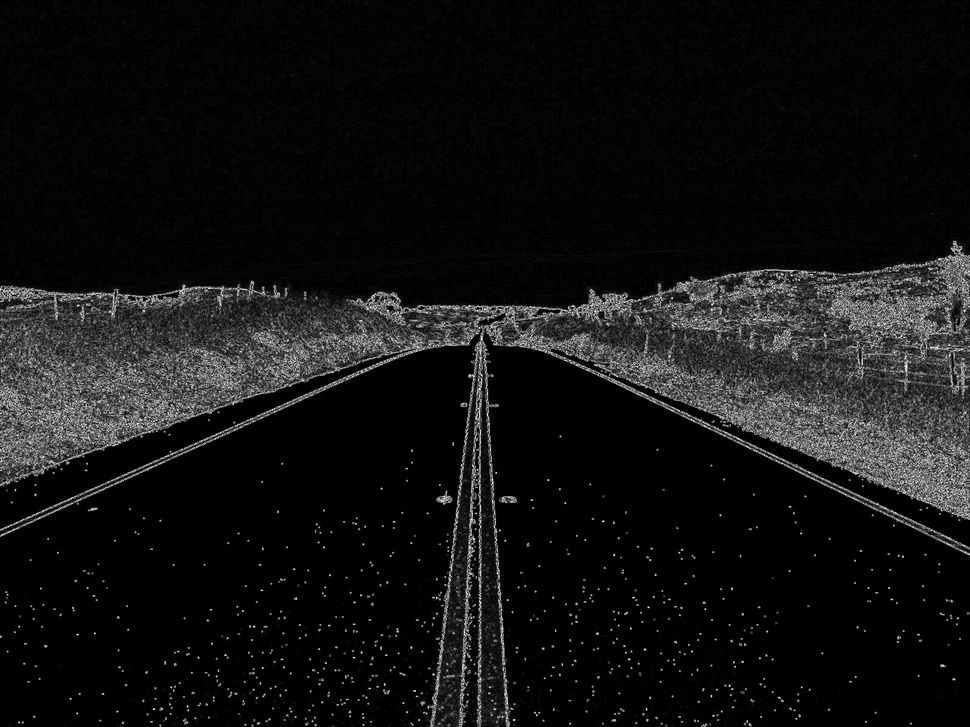
#> input picture HW3/embedded_system/picture/sobel_result.jpg, 970 x 727 px, shrunk from 1600 x 1200 before the run, found by its file name
$ python lbp.py
#> lines starting #> are read from the running program, lines starting #| are printed output that depends on the picture
import numpy as np
import cv2
from matplotlib import pyplot as plt
from skimage.feature import local_binary_pattern

def apply_lbp(input_image_path, points=8, radius=1):
    # 讀取輸入圖片
#> called with input_image_path = 'sobel_result.jpg', points = 8, radius = 1
    img = cv2.imread(input_image_path, cv2.IMREAD_GRAYSCALE)
#> img is the input picture: shape (727, 970); min 0, max 255, mean 18.8

    # 計算LBP
    lbp = local_binary_pattern(img, points, radius, method="uniform")
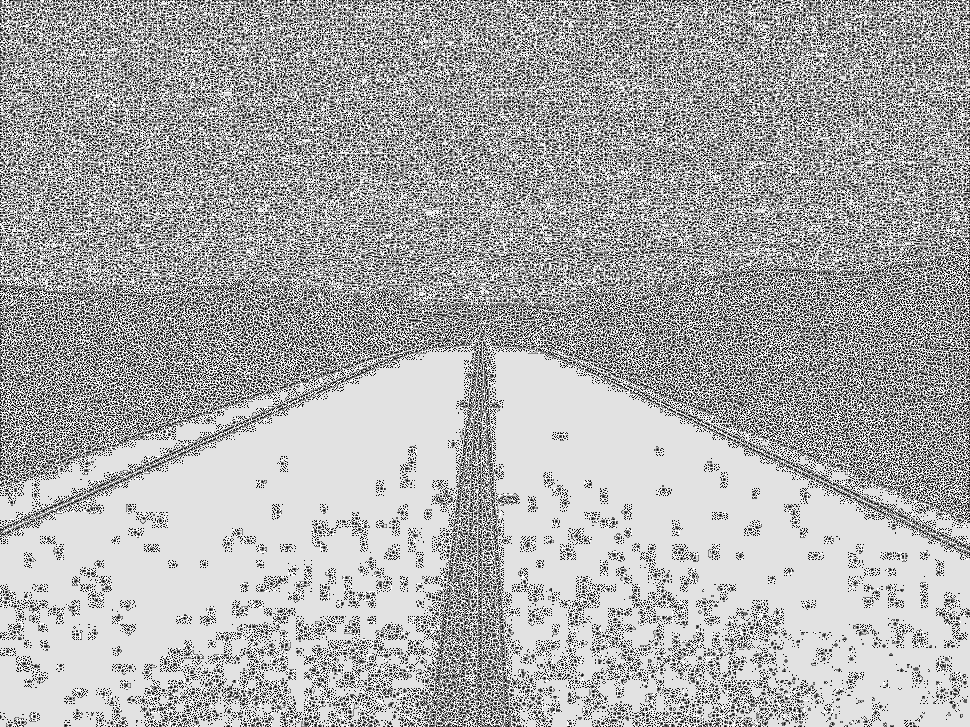
#> lbp: shape (727, 970) float64; min 0, max 9, mean 6.08; drawn with min black and max white

    # 將LBP圖像轉換為uint8類型
    lbp_result = np.uint8((lbp / lbp.max()) * 255)

    # 顯示結果
    plt.figure(figsize=(10, 5))

    plt.subplot(121)
    plt.imshow(img, cmap='gray')
    plt.title('Input Image (Sobel Result)')
    plt.axis('off')

    plt.subplot(122)
    plt.imshow(lbp_result, cmap='gray')
    plt.title('LBP Result')
    plt.axis('off')

    plt.tight_layout()
    plt.show()
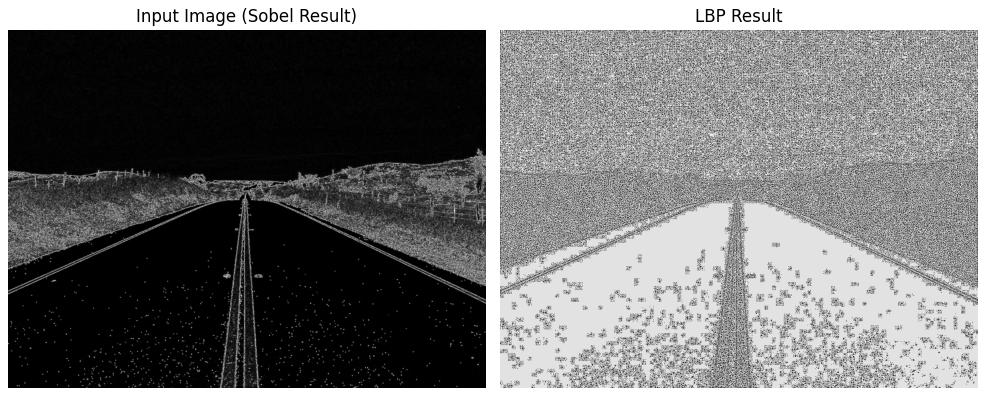
#> figure drawn by matplotlib, 2 panels

    # 保存結果
    cv2.imwrite('lbp_result.jpg', lbp_result)

    return lbp_result

# 使用函數
# 假設Sobel處理後的圖片被保存為'sobel_result.jpg'
result = apply_lbp('sobel_result.jpg')
